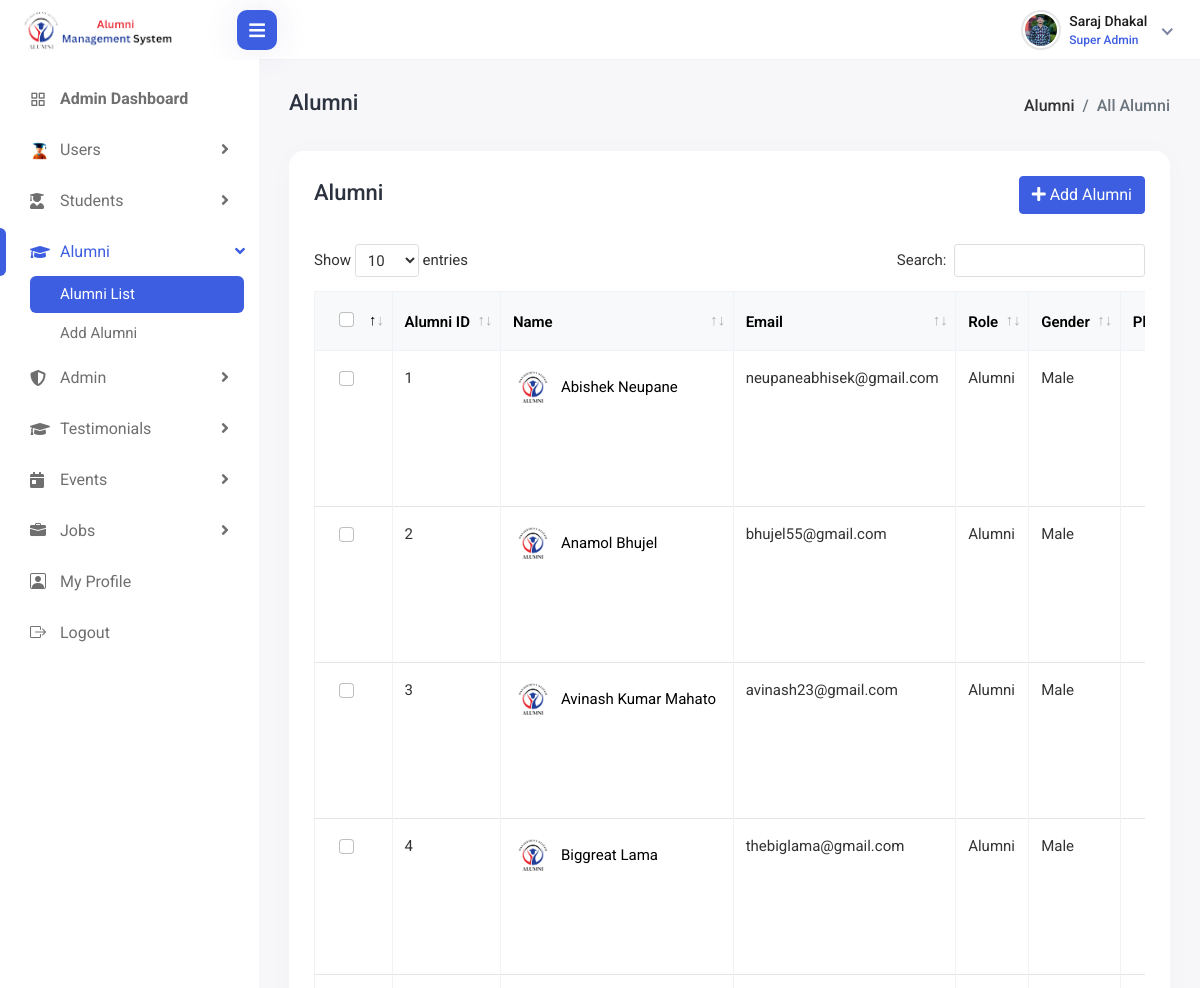
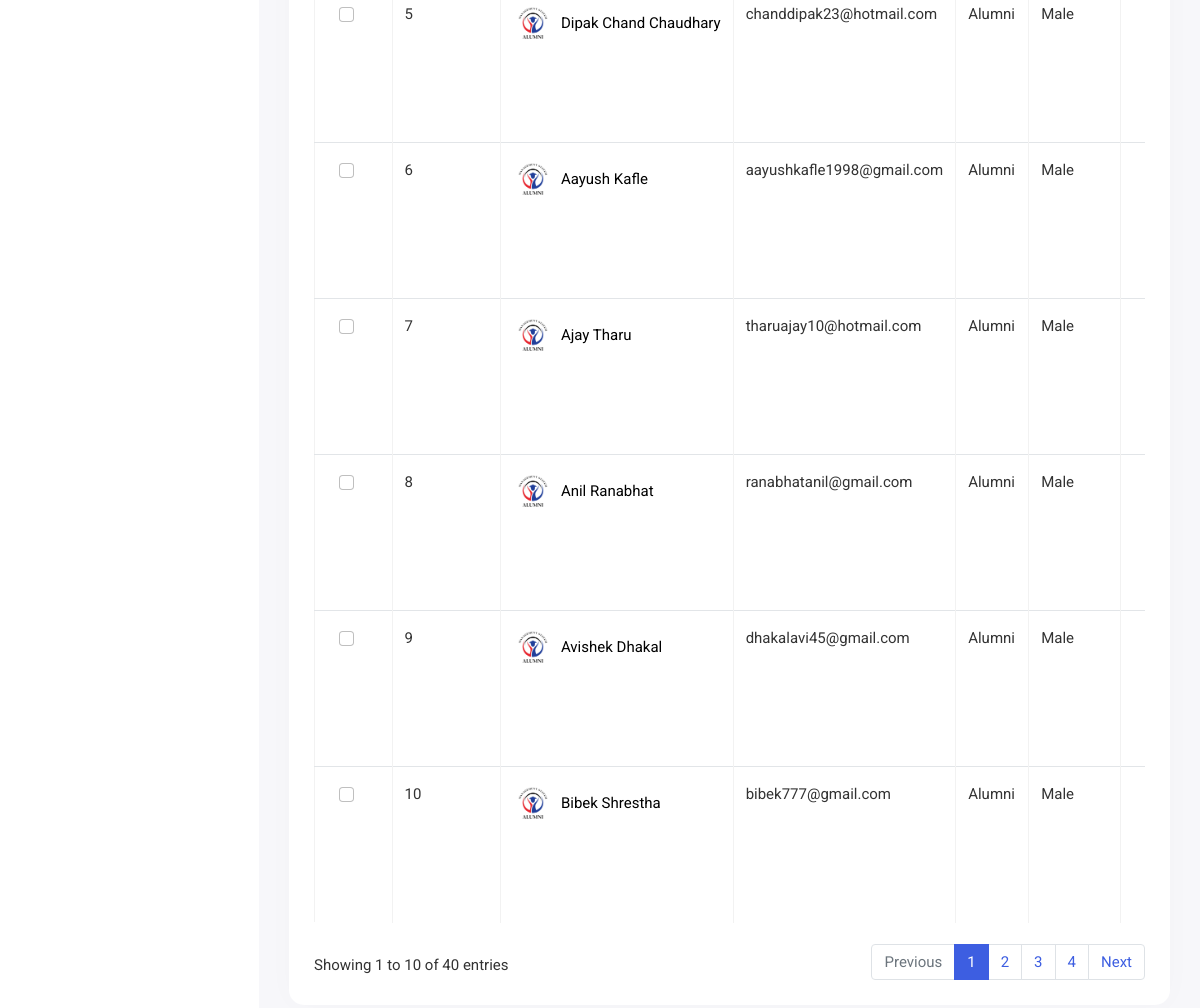
Page /admin/alumni.php (signed in) on the committed database (2 pictures, top to bottom).
### tables this page shows
CREATE TABLE `alumni` (
  `alumni_id` int(11) NOT NULL,
  `first_name` varchar(255) DEFAULT NULL,
  `middle_name` varchar(255) DEFAULT NULL,
  `last_name` varchar(255) DEFAULT NULL,
  `gender` varchar(10) DEFAULT NULL,
  `alumni_email` varchar(255) DEFAULT NULL,
  `phone` varchar(20) DEFAULT NULL,
  `batch` int(11) DEFAULT NULL,
  `university` varchar(255) DEFAULT NULL,
  `college` varchar(255) DEFAULT NULL,
  `faculty` varchar(255) DEFAULT NULL,
  `address` text DEFAULT NULL,
  `role` varchar(255) DEFAULT NULL,
  `post` varchar(255) DEFAULT NULL,
  `company` varchar(255) DEFAULT NULL,
  `project1_name` varchar(255) DEFAULT NULL,
  `project1_description` text DEFAULT NULL,
  `project2_name` varchar(255) NOT NULL,
  `project2_description` text NOT NULL,
  `alumni_image` varchar(255) DEFAULT NULL
);

### admin/alumni.php (the view, shortened to what this page needs)
<?php include('head/header.php');
$sql = "SELECT * FROM alumni ";
$result = $conn->query($sql);
?>
<div class="page-wrapper">
    <div class="content container-fluid">
        <div class="page-header">
            <div class="row">
                <div class="col-sm-12">
                    <div class="page-sub-header">
                        <h3 class="page-title">Alumni</h3>
                        <ul class="breadcrumb">
                            <li class="breadcrumb-item"><a href="alumni.php">Alumni</a></li>
                            <li class="breadcrumb-item active">All Alumni</li>
                        </ul>
                    </div>
                </div>
            </div>
        </div>
        <div class="row">
            <div class="col-sm-12">
                <div class="card card-table comman-shadow">
                    <div class="card-body">
                        <div class="page-header">
                            <div class="row align-items-center">
                                <div class="col">
                                    <h3 class="page-title">Alumni</h3>
                                </div>
                                <div class="col-auto text-end float-end ms-auto download-grp">
                                    <a href="add-alumnis.php" class="btn btn-primary"><i class="fas fa-plus"></i> Add Alumni</a>
                                </div>
                            </div>
                        </div>
                        <div class="table-responsive">
                            <table id="dataTable" class="table table-bordered" width="100%" cellspacing="0">
                                <thead class="student-thread">
                                    <tr>
                                        <th>
                                            <div class="form-check check-tables">
                                                <input class="form-check-input" type="checkbox" value="something">
                                            </div>
                                        </th>
                                        <th>Alumni ID</th>
                                        <th>Name</th>
                                        <th>Email</th>
                                        <th>Role</th>
                                        <th>Gender</th>
                                        <th>Phone Number</th>
                                    </tr>
                                </thead>
                                <tbody>
                                    <?php
                                    if ($result->num_rows > 0) {
                                        while ($row = $result->fetch_assoc()) { ?>
                                            <tr>
                                                <td>
                                                    <div class="form-check check-tables">
                                                        <input class="form-check-input" type="checkbox" value="something">
                                                    </div>
                                                </td>
                                                <td><?= $row["alumni_id"] ?></td>
                                                <td>
                                                    <h2 class="table-avatar">
                                                        <a class="avatar avatar-sm me-2"><img class="avatar-img rounded-circle" src="../upload_images/<?= $row["alumni_image"] ?>" alt="User Image"></a>
                                                        <a><?= $row["first_name"] ?> <?= $row["middle_name"] ?> <?= $row["last_name"] ?></a>
                                                    </h2>
                                                </td>
                                                <td><?= $row["alumni_email"] ?></td>
                                                <td><?= $row["role"] ?></td>
                                                <td><?= $row["gender"] ?></td>
                                                <td><?= $row["phone"] ?> </td>
                                            </tr>
                                    <?php }
                                    }
                                    ?>
                                </tbody>
                            </table>
                        </div>
                    </div>
                </div>
            </div>
        </div>
    </div>
    <?php include 'head/footer.php'; ?>

### admin/head/header.php (shortened to what this page needs)
<?php
include('../config/db.php');
$sql = "SELECT * FROM admin where admin_email='" . $_SESSION['admin_email'] . " ' ";
$result = $conn->query($sql);
$row1 = $result->fetch_assoc();
?>
<!DOCTYPE html>
<html lang="en">
<head>
    <link rel="stylesheet" href="assets/plugins/bootstrap/css/bootstrap.min.css">
    <link href="../assets/vendor/bootstrap-icons/bootstrap-icons.css" rel="stylesheet">
    <link href="../assets/vendor/boxicons/css/boxicons.min.css" rel="stylesheet">
    <link href="../assets/vendor/animate.css/animate.min.css" rel="stylesheet">
    <link rel="stylesheet" href="assets/plugins/feather/feather.css">
    <link rel="stylesheet" href="assets/plugins/icons/flags/flags.css">
    <link rel="stylesheet" href="assets/plugins/fontawesome/css/fontawesome.min.css">
    <link rel="stylesheet" href="assets/plugins/fontawesome/css/all.min.css">
    <link rel="stylesheet" href="assets/plugins/datatables/datatables.min.css" />
    <link rel="stylesheet" href="assets/css/style.css">
</head>
<body>
    <div class="main-wrapper">
        <div class="header">
            <div class="header-left">
                <a href="admin-index.php" class="logo">
                    <img src="assets/img/ams.png" alt="Logo">
                </a>
            </div>
            <div class="menu-toggle">
                <a href="javascript:void(0);" id="toggle_btn">
                    <i class="fas fa-bars"></i>
                </a>
            </div>
            <ul class="nav user-menu">
                <li class="nav-item dropdown has-arrow new-user-menus">
                    <a href="#" class="dropdown-toggle nav-link" data-bs-toggle="dropdown">
                        <span class="user-img">
                            <img class="rounded-circle" src="../upload_images/<?= $row1['admin_image'] ?>" width="31" alt="Soeng Souy">
                            <div class="user-text">
                                <h6> <?= $row1['firstname'] ?> <?= $row1['lastname'] ?> </h6>
                                <p class="text-muted mb-0"><?= $row1['role'] ?></p>
                            </div>
                        </span>
                    </a>
                </li>
            </ul>
        </div>
        <div class="sidebar" id="sidebar">
            <div class="sidebar-inner slimscroll">
                <div id="sidebar-menu" class="sidebar-menu">
                    <ul>
                        <li <?php if (strpos($_SERVER['PHP_SELF'], 'admin-index.php')) echo 'class="active"'; ?>>
                            <a href="admin-index.php"><i class="feather-grid"></i><span><strong>Admin Dashboard </strong></span></a>
                        </li>
                        <li class="submenu  <?php if ((strpos($_SERVER['PHP_SELF'], 'users.php')) || (strpos($_SERVER['PHP_SELF'], 'add-user.php')) || (strpos($_SERVER['PHP_SELF'], 'edit-user.php'))) echo 'active'; ?>">
                            <a href="#"><i><img class="img-fluid" src="assets/img/icons/dash-icon-01.svg" alt="Icon"> </i><span> Users</span> <span class="menu-arrow "></span></a>
                        </li>
                        <li class="submenu <?php if ((strpos($_SERVER['PHP_SELF'], 'students.php')) || (strpos($_SERVER['PHP_SELF'], 'edit-student.php'))) echo 'active'; ?>">
                            <a href="#"><i class="fa fa-user-graduate"></i> <span> Students</span> <span class="menu-arrow"></span></a>
                        </li>
                        <li class="submenu  <?php if ((strpos($_SERVER['PHP_SELF'], 'alumni.php')) || (strpos($_SERVER['PHP_SELF'], 'add-alumnis.php')) || (strpos($_SERVER['PHP_SELF'], 'edit-alumnis.php'))) echo 'active'; ?>">
                            <a href="#"><i class="fas fa-graduation-cap"></i> <span> Alumni</span> <span class="menu-arrow"></span></a>
                            <ul>
                                <li><a <?php if (strpos($_SERVER['PHP_SELF'], 'alumni.php')) echo 'class="active"'; ?> href="alumni.php">Alumni List</a></li>
                                <li><a <?php if (strpos($_SERVER['PHP_SELF'], 'add-alumnis.php')) echo 'class="active"'; ?> href="add-alumnis.php">Add Alumni</a></li>
                            </ul>
                        </li>
                        <li class="submenu  <?php if ((strpos($_SERVER['PHP_SELF'], 'admin.php')) || (strpos($_SERVER['PHP_SELF'], 'add-admins.php')) || (strpos($_SERVER['PHP_SELF'], 'edit-admins.php'))) echo 'active'; ?>">
                            <a href="#"><i class="fas fa-shield-alt"></i> <span> Admin</span> <span class="menu-arrow"></span></a>
                        </li>
                        <li class="submenu  <?php if ((strpos($_SERVER['PHP_SELF'], 'testimonials.php')) || (strpos($_SERVER['PHP_SELF'], 'add-testimonial.php')) || (strpos($_SERVER['PHP_SELF'], 'edit-testimonial.php'))) echo 'active'; ?>">
                            <a href="#"><i class="fas fa-graduation-cap"></i> <span> Testimonials</span> <span class="menu-arrow"></span></a>
                        </li>
                        <li class="submenu  <?php if ((strpos($_SERVER['PHP_SELF'], 'events.php')) || (strpos($_SERVER['PHP_SELF'], 'add-event.php')) || (strpos($_SERVER['PHP_SELF'], 'edit-event.php'))) echo 'active'; ?>">
                            <a href="#"><i class="fas fa-calendar-day"></i> <span> Events</span> <span class="menu-arrow"></span></a>
                        </li>
                        <li class="submenu  <?php if ((strpos($_SERVER['PHP_SELF'], 'jobs.php')) || (strpos($_SERVER['PHP_SELF'], 'add-jobs.php')) || (strpos($_SERVER['PHP_SELF'], 'edit-job.php'))) echo 'active'; ?>">
                            <a href="#"><i class="bi bi-briefcase-fill"></i> <span> Jobs</span> <span class="menu-arrow"></span></a>
                        </li>
                        <li <?php if ((strpos($_SERVER['PHP_SELF'], 'admin-profile.php'))  || (strpos($_SERVER['PHP_SELF'], 'edit-admin-profile.php'))) echo 'class="active"'; ?>>
                            <a href="admin-profile.php"><i class="bi bi-person-square"></i><span>My Profile </span></a>
                        </li>
                        <li>
                            <a href="logout.php"><i class="bi bi-box-arrow-right"></i> <span>Logout</span></a>
                        </li>
                    </ul>
                </div>
            </div>
        </div>

### rows in the picture
alumni: alumni_id "1", alumni_image (picture), first_name "Abishek", last_name "Neupane", alumni_email "neupaneabhisek@gmail.com", role "Alumni", gender "Male"
alumni: alumni_id "2", alumni_image (picture), first_name "Anamol", last_name "Bhujel", alumni_email "bhujel55@gmail.com", role "Alumni", gender "Male"
alumni: alumni_id "3", alumni_image (picture), first_name "Avinash", middle_name "Kumar", last_name "Mahato", alumni_email "avinash23@gmail.com", role "Alumni", gender "Male"
alumni: alumni_id "4", alumni_image (picture), first_name "Biggreat", last_name "Lama", alumni_email "thebiglama@gmail.com", role "Alumni", gender "Male"
alumni: alumni_id "5", alumni_image (picture), first_name "Dipak", middle_name "Chand", last_name "Chaudhary", alumni_email "chanddipak23@hotmail.com", role "Alumni", gender "Male"
alumni: alumni_id "6", alumni_image (picture), first_name "Aayush", last_name "Kafle", alumni_email "aayushkafle1998@gmail.com", role "Alumni", gender "Male"
alumni: alumni_id "7", alumni_image (picture), first_name "Ajay", last_name "Tharu", alumni_email "tharuajay10@hotmail.com", role "Alumni", gender "Male"
alumni: alumni_id "8", alumni_image (picture), first_name "Anil", last_name "Ranabhat", alumni_email "ranabhatanil@gmail.com", role "Alumni", gender "Male"
alumni: alumni_id "9", alumni_image (picture), first_name "Avishek", last_name "Dhakal", alumni_email "dhakalavi45@gmail.com", role "Alumni", gender "Male"
alumni: alumni_id "10", alumni_image (picture), first_name "Bibek", last_name "Shrestha", alumni_email "bibek777@gmail.com", role "Alumni", gender "Male"

### other values in the picture
$row1['firstname'] "Saraj"
$row1['lastname'] "Dhakal"
$row1['role'] "Super Admin"
